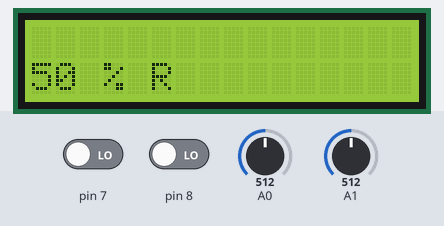
This sketch was run on a simulated Arduino Uno, built with avr-gcc and run on an emulated ATmega328P. Parts: 16×2 character LCD. Inputs (shaded band) come from the test bench; at power-on: pin 7 LOW, A1 = 512, pin 8 LOW, A0 = 512. No radio packets arrive unless stated; what the sketch prints to the serial monitor is not drawn.

Above: at 2.2 s.
2.3 s: pin 7 driven HIGH
3.8 s: A1 set to 716
At 4.3 s:
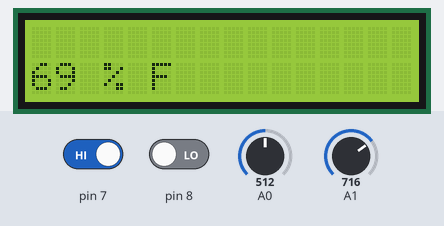
5.3 s: A1 set to 900
At 6.5 s:
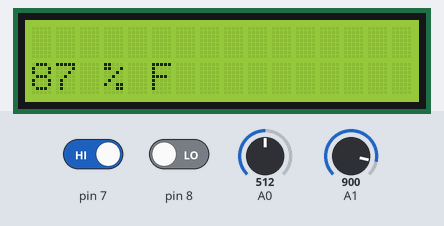
6.8 s: pin 7 driven LOW
8.3 s: A1 set to 1023
At 8.9 s:
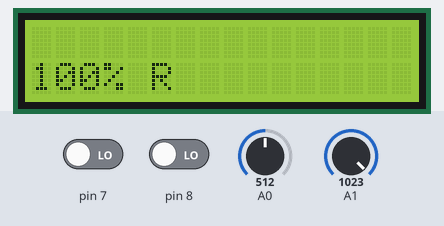
Timing chart, 0 to 9.5 s (numbered marks = the images above; inputs shaded):
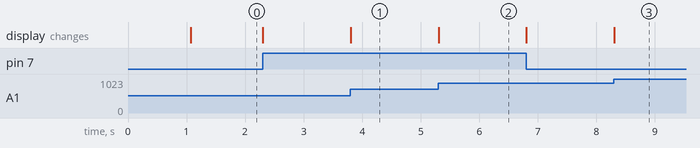

The sketch:

Controller.ino
```cpp
/*
  LCD circuit:
 * 5V to Arduino 5V pin
 * GND to Arduino GND pin
 * CLK to Digital 2
 * DAT to Digital 3
 * LAT to Digital 4
*/


// LCD libraries:
#include "Wire.h"
#include "LiquidCrystal.h"

// Connect via SPI. Data pin is #3, Clock is #2 and Latch is #4
LiquidCrystal lcd(0);


//radio
#include <SPI.h>
#include <nRF24L01.h>
#include <RF24.h>
#define CE_PIN 9
#define CSN_PIN 10
const uint64_t pipe = 0xE8E8F0F0E1LL; // Define the transmit pipe</p><p>/*-----( Declare objects )-----*/
RF24 radio(CE_PIN, CSN_PIN); // Create a Radio
long message = 0;

void setup() {
  // set up the LCD's number of rows and columns:
  lcd.begin(16, 2);
  // Print a message to the LCD.
  lcd.print("Powered on");
  delay(1000);
  lcd.clear();
  Serial.begin (115200);
  pinMode (7,INPUT);

  radio.begin();
  radio.openWritingPipe(pipe);

}

void loop() {

   int emergency = digitalRead(8);


  int throttle = map (analogRead (A1),0,1023,0,100);
  //Serial.print (throttle);

  int steering = map (analogRead (A0), 0,1023,0,180);
  //Serial.println(steering);

  int servospeed = map(analogRead (A1),0,1023,1300,1700);

  message = servospeed*1000L + steering;
  if(emergency == HIGH) {
    message = 1701181;
  }
  radio.write(&message, sizeof(message));
  Serial.println(message);


   // set the cursor to column 0, line 1
  // (note: line 1 is the second row, since counting begins with 0):
  lcd.setCursor(0, 1);

  if (throttle <10)
    {
      lcd.print(throttle);
      lcd.print("  %");
    }

  else if (throttle <100)
    {
      lcd.print(throttle);
      lcd.print(" %");
    }

  else
    {
      lcd.print(throttle);
      lcd.print("%");
    }


  int dir = digitalRead(7);

  if (dir == HIGH)
    {
      lcd.print(" F");
    }

  else
    {
      lcd.print(" R");
    }

}
```

Measured:
- after the input at 3.8 s, the display: changes at once (image 1)
- after the input at 5.3 s, the display: changes at once (image 2)
- after the input at 8.3 s, the display: changes at once (image 3)
